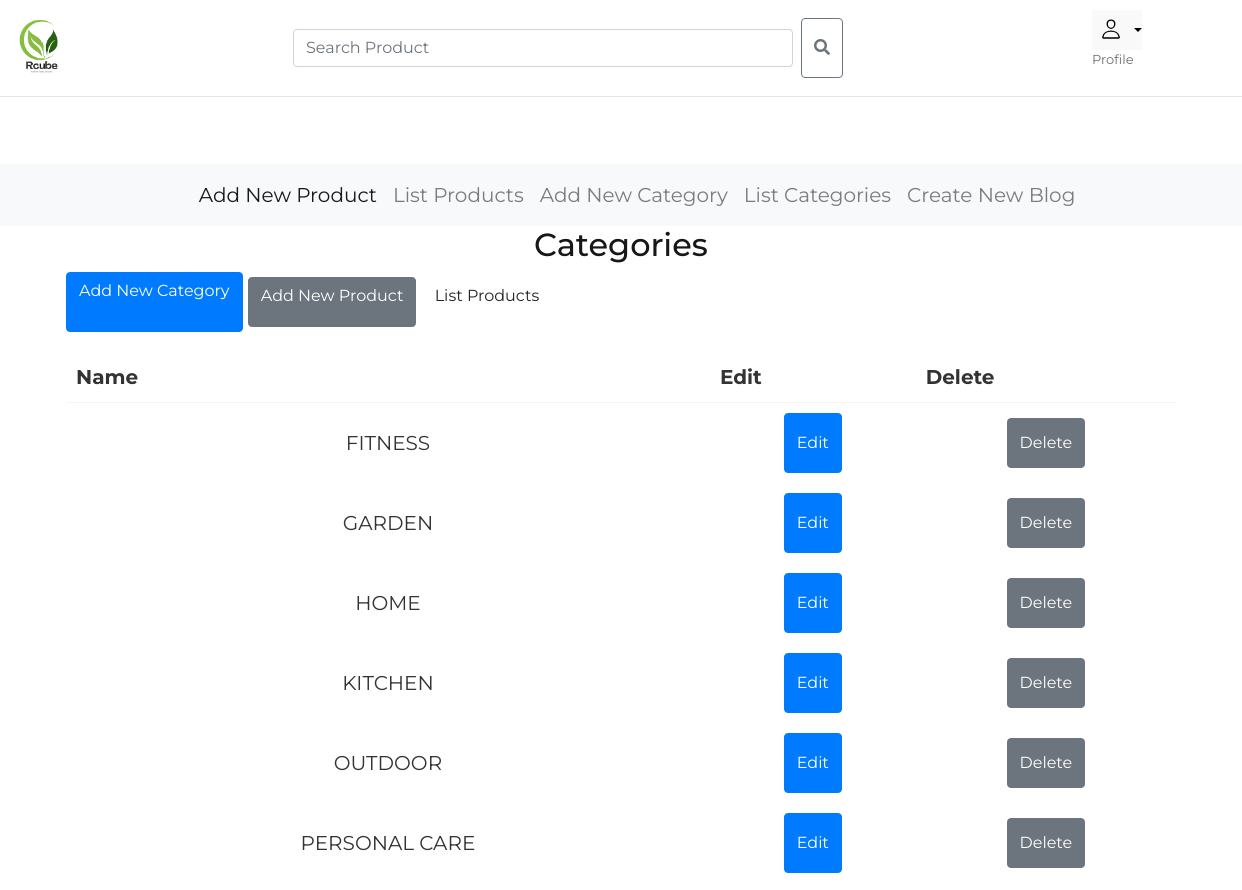
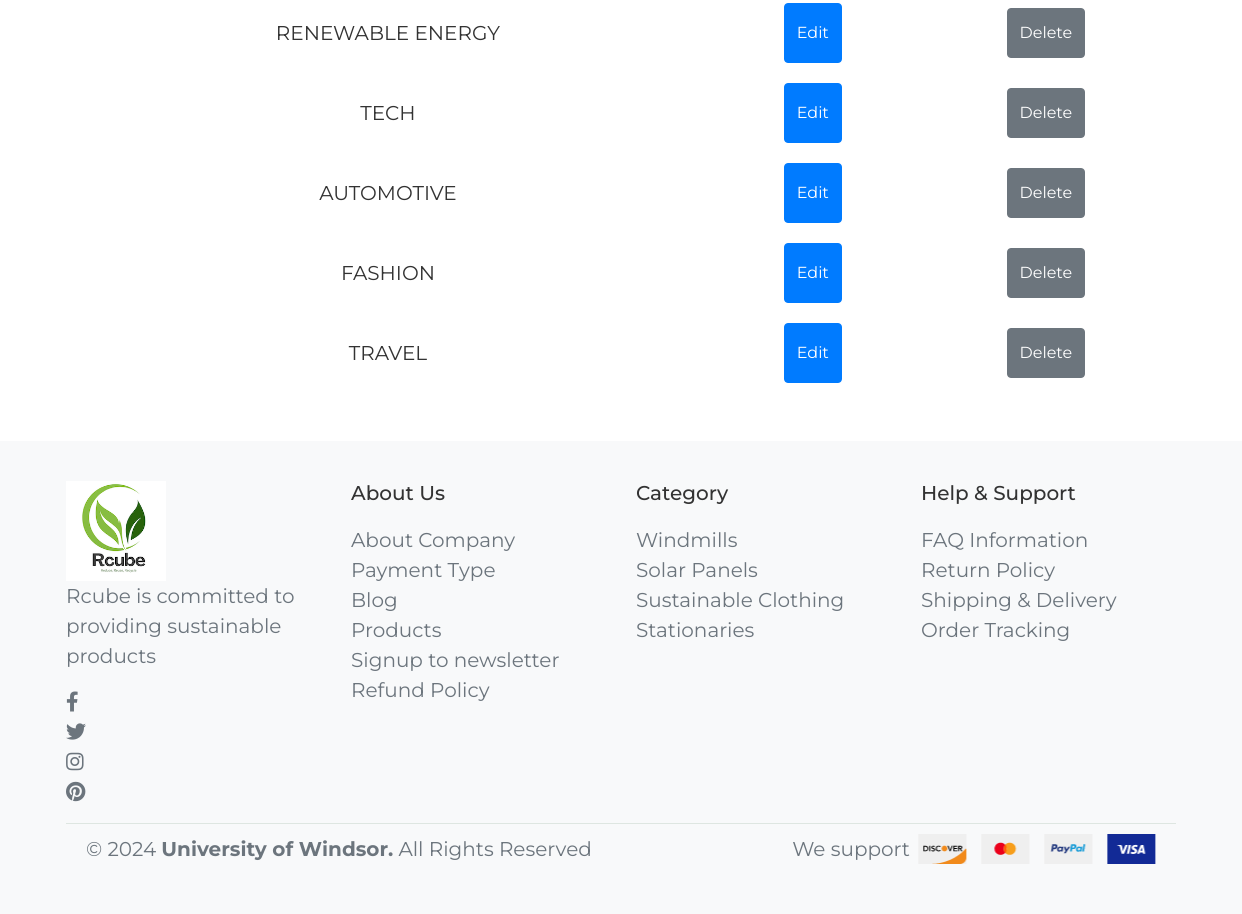
/categories/ (signed in), run on the app's committed database (2 pictures, top to bottom).
### usersApp/models.py (models this page shows, shortened)
class Category(models.Model):
    name = models.CharField(max_length=100, unique=True)
    description = models.TextField(blank=True)

### usersApp/views.py (the view)
# urls.py: path('categories/', views.list_categories, name='list_categories'),
@login_required
def list_categories(request):
    categories = Category.objects.all()
    return render(request, 'list_categories.html', {'categories': categories})

### usersApp/templates/list_categories.html (shortened to what this page needs)
{% extends "admin_home.html" %}
{% block content %}
  <div class="container">
    <h2 class="h2 section-title">Categories</h2>
    <div class="button-group" style="margin-bottom: 20px;">
      <a href="{% url 'add_category' %}" class="btn btn-primary">Add New Category</a>
      <a href="{% url 'add_product' %}" class="btn btn-secondary">Add New Product</a>
      <a href="{% url 'list_products' %}" class="btn btn-outline">List Products</a>
    </div>
    <table style="width: 100%; border-collapse: collapse;">
      <thead>
        <tr>
          <th style="padding: 10px; border-bottom: 1px solid var(--cultured);">Name</th>
          <th style="padding: 10px; border-bottom: 1px solid var(--cultured);">Edit</th>
          <th style="padding: 10px; border-bottom: 1px solid var(--cultured);">Delete</th>
        </tr>
      </thead>
      <tbody>
        {% for category in categories %}
          <tr>
            <td style="padding: 10px; text-align: center;">{{ category.name }}</td>
            <td style="padding: 10px; text-align: center;">
              <a href="{% url 'edit_category' category.id %}">
                <button type="button" class="btn btn-primary">Edit</button>
              </a>
            </td>
            <td style="padding: 10px; text-align: center;">
              <form method="post" action="{% url 'delete_category' category.id %}">
                <button type="submit" class="btn btn-secondary">Delete</button>
              </form>
            </td>
          </tr>
        {% endfor %}
      </tbody>
    </table>
  </div>
{% endblock %}

### static/css/style.css (style rules this page uses)
:root { --middle-blue-green: hsl(176, 35%, 63%); --sonic-silver: hsl(0, 0%, 44%); --eerie-black: hsl(0, 0%, 9%); --ocean-green: hsl(148, 45%, 58%); --candy-pink: hsl(356, 65%, 63%); --cultured: hsl(0, 0%, 96%); --white: hsl(0, 0%, 100%); --black: hsl(0, 0%, 0%); --ff-jost: "Jost", sans-serif; --fs-1: 2.5rem; --fs-2: 1.75rem; --fs-3: 1.625rem; --fs-4: 1.5rem; --fs-5: 1.375rem; --fs-6: 1.25rem; --fs-7: 1.125rem; --fs-8: 0.938rem; --fs-9: 0.875rem; --fs-10: 0.813rem; --fw-500: 500; --fw-600: 600; --transition-1: 0.25s ease; --transition-2: 0.75s ease; --cubic-out: cubic-bezier(0.51, 0.03, 0.64, 0.28); --cubic-in: cubic-bezier(0.33, 0.85, 0.56, 1.02); --section-padding: 60px; }
*, *::before, *::after { margin: 0; padding: 0; box-sizing: border-box; }
a { text-decoration: none; }
a, img, span, input, button, ion-icon { display: block; }
input, button { background: none; border: none; font: inherit; }
button { text-align: left; cursor: pointer; margin-left:20%; }
html { font-family: var(--ff-jost); color: var(--sonic-silver); scroll-behavior: smooth; }
body { background: var(--white); padding-block: 70px; }
.container { padding-inline: 15px; }
a, button { transition: var(--transition-1); }
.h1, .h2, .h3, .h4 { color: var(--eerie-black); font-weight: var(--fw-600); }
.h2 { font-size: var(--fs-2); }
.btn { background: var(--background, var(--eerie-black)); color: var(--color, var(--white)); font-weight: var(--fw-600); height: var(--height, 60px); padding-inline: 50px; border: 1px solid var(--border-color, var(--eerie-black)); border-radius: 6px; display: flex; justify-content: center; align-items: center; }
.btn-secondary { --height: 50px; --background: var(--white); --color: var(--eerie-black); --border-color: var(--white); }
.btn-outline { --height: 50px; --background: var(--white); --color: var(--eerie-black); --border-color: var(--eerie-black); padding-inline: 40px; }
.section-title { text-align: center; margin-bottom: 30px; }
@media (min-width: 480px) { :root { --fs-1: 3rem; --fs-2: 2rem; } }
@media (min-width: 580px) { :root { --fs-1: 3.75rem; --fs-2: 2.375rem; --fs-3: 2.25rem; } }
@media (min-width: 580px) { .container { max-width: 550px; margin-inline: auto; } }
@media (min-width: 768px) { .container { max-width: 700px; } }
@media (min-width: 992px) { :root { --fs-1: 5rem; } }
@media (min-width: 992px) { body { padding-block: 0; } }
@media (min-width: 992px) { .container { max-width: 950px; } }

### templates/rcube-green-ecom/base2.html (style rules this page uses)
body { font-family: "Montserrat", serif; font-size: 20px; color: #333333; text-rendering: optimizeLegibility; font-weight: inherit; }

### data on the page
Category: name "FITNESS"
Category: name "GARDEN"
Category: name "HOME"
Category: name "KITCHEN"
Category: name "OUTDOOR"
Category: name "PERSONAL CARE"
Category: name "RENEWABLE ENERGY"
Category: name "TECH"
Category: name "AUTOMOTIVE"
Category: name "FASHION"
Category: name "TRAVEL"
